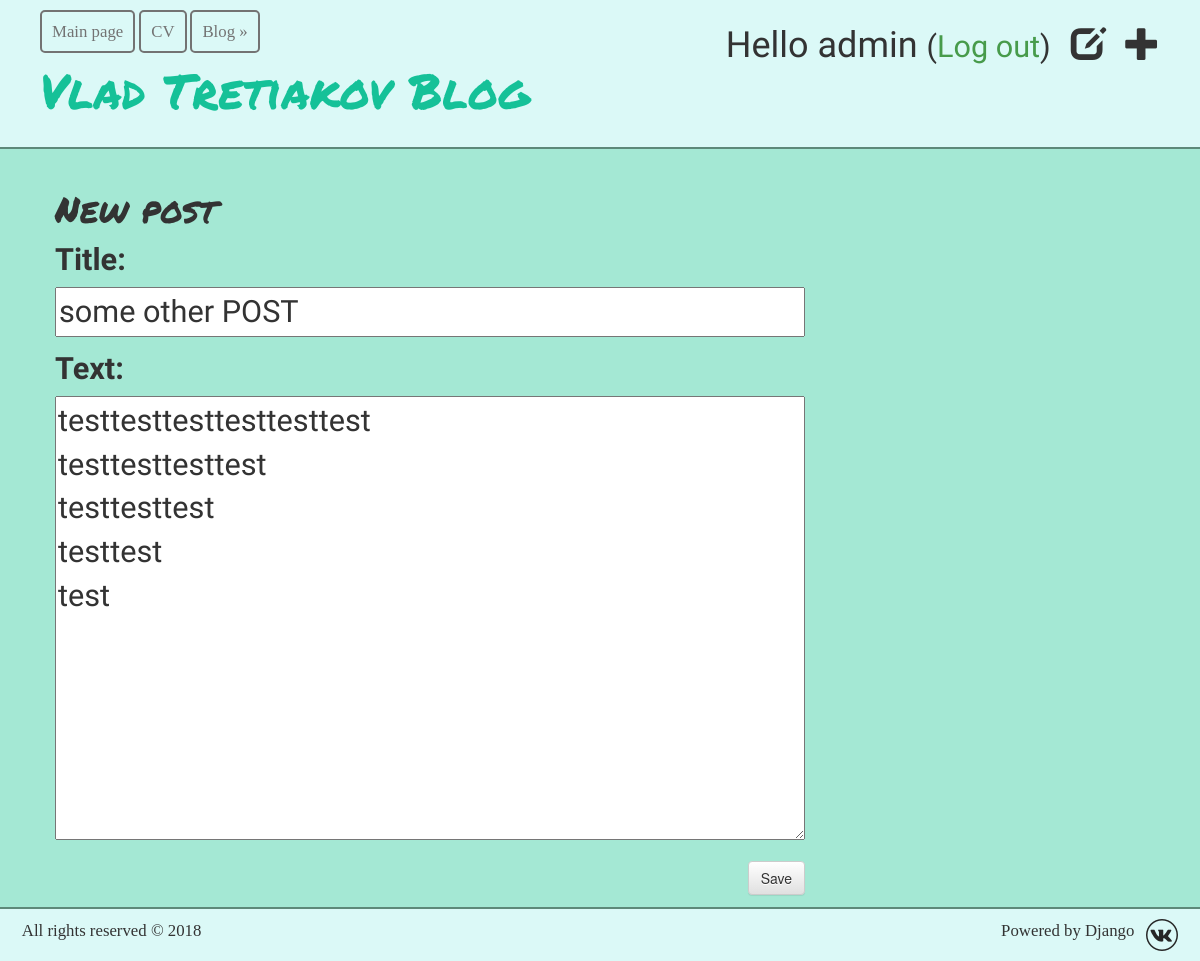
The app's page /blog/post/5/edit/ (signed in) with its own data.
### blog/models.py (models this page shows, shortened)
class Post(models.Model):
    author = models.ForeignKey('auth.User', on_delete=models.CASCADE)
    title = models.CharField(max_length=200)
    text = models.TextField()
    created_date = models.DateTimeField(
            default=timezone.now)
    published_date = models.DateTimeField(
            blank=True, null=True)

### blog/views.py (the view)
# urls.py: url(r'^post/(?P<pk>[0-9]+)/edit/$', views.post_edit, name='post_edit'),
@login_required
def post_edit(request, pk):
    post = get_object_or_404(Post, pk=pk)
    if request.method == "POST":
        form = PostForm(request.POST, instance=post)
        if form.is_valid():
            post = form.save(commit=False)
            post.author = request.user
            post.save()
            return redirect('post_detail', pk=post.pk)
    else:
        form = PostForm(instance=post)
    return render(request, 'blog/post_edit.html', {'form': form})

### blog/forms.py
class PostForm(forms.ModelForm):
    class Meta:
        model = Post
        fields = ('title', 'text',)

### blog/templates/blog/post_edit.html
{% extends 'blog/base.html' %}
{% block content %}
    <h1>New post</h1>
    <form method="POST" class="post-form">{% csrf_token %}
        {{ form.as_p }}
        <button type="submit" class="save btn btn-default">Save</button>
    </form>
{% endblock %}

### blog/templates/blog/base.html (shortened to what this page needs)
<!DOCTYPE html>
{% load staticfiles %}
<html>
    <head>
        <link rel="stylesheet" href="//maxcdn.bootstrapcdn.com/bootstrap/3.2.0/css/bootstrap.min.css">
        <link rel="stylesheet" href="//maxcdn.bootstrapcdn.com/bootstrap/3.2.0/css/bootstrap-theme.min.css">
        <link rel="stylesheet" href="{% static 'css/blog.css' %}">
        {% load staticfiles %}
    </head>
    <body>
        <div class="page-header">
            <a href="/" class="main_btn">Main page</a>
		    <a href="/cv" class="main_btn">CV</a>
		    <a href="/blog" class="main_btn">Blog &raquo;</a>
            {% if user.is_authenticated %}
                <a href="{% url 'post_new' %}" class="top-menu"><span class="glyphicon glyphicon-plus" style="color: #333"></span></a>
                <a href="{% url 'post_draft_list' %}" class="top-menu"><span class="glyphicon glyphicon-edit" style="color: #333"></span></a>
                <p class="top-menu">Hello {{ user.username }} <small>(<a href="{% url 'logout' %}">Log out</a>)</small></p>
            {% else %}
                <a href="{% url 'login' %}" class="top-menu"><span class="glyphicon glyphicon-lock" style="color: #333"></span></a>
            {% endif %}
            <h1><a href="/blog">Vlad Tretiakov Blog</a></h1>
        </div>
        <div class="content container">
            <div class="row">
                <div class="col-md-8">
                    {% block content %}
                    {% endblock %}
                </div>
            </div>
        </div>
        <div class="page-footer">
            <span class="left">All rights reserved &copy; 2018</span>
            <span class="right">
                <a href="https://vk.com/sub_vlad_zero"><img src="{% static 'img/vk.png' %}" alt="VK page" title="VK page" /></a>
            </span>
		    <span class="right">Powered by Django</span>
        </div>
    </body>
</html>

### blog/static/css/blog.css (style rules this page uses)
html { background: #a4e8d4; }
body { background: #a4e8d4; }
body a { color: #479b4b; text-decoration: none; transition: all.6s ease; -moz-transition: all.6s ease; -webkit-transition: all.6s ease; -ms-transition: all.6s ease; }
.page-header { background-color: #DBF9F7; margin-top: 0; padding: 20px 20px 20px 40px; border-bottom: 2px solid #5D8979; }
.page-header h1, .page-header h1 a, .page-header h1 a:visited, .page-header h1 a:active { color: #15C198; font-size: 36pt; text-decoration: none; }
.page-header p { color: #333; font-size: 27pt; }
.page-footer { margin-top: 1%; background-color: #DBF9F7; width: 100%; min-height: 30px; border-top: 2px solid #5D8979; padding: 10px; font-size: 1.2em; color: #333; font-family: Comic Sans MS; float: right; }
.right { float: right; margin-right: 1%; }
.left { float: left; margin-left: 1%; }
.content { margin-left: 40px; }
.main_btn { border-radius: 5px; border: 2px solid #737373; box-sizing: border-box; padding: 10px; color: #737373; font-size: 1.2em; font-family: Comic Sans MS; }
h1, h2, h3, h4 { font-family: 'Permanent Marker', cursive; }
p { font-family: 'Cute Font'; font-size: 23pt; }
.save { float: right; }
.post-form textarea, .post-form input { width: 100%; }
.top-menu, .top-menu:hover, .top-menu:visited { color: #ffffff; float: right; font-size: 26pt; margin-right: 20px; }

### records on screen
Post: title "some other POST", text "testtesttesttesttesttest testtesttesttest testtesttest testtest test"

### other values on screen
{{ user.username }} "admin"
